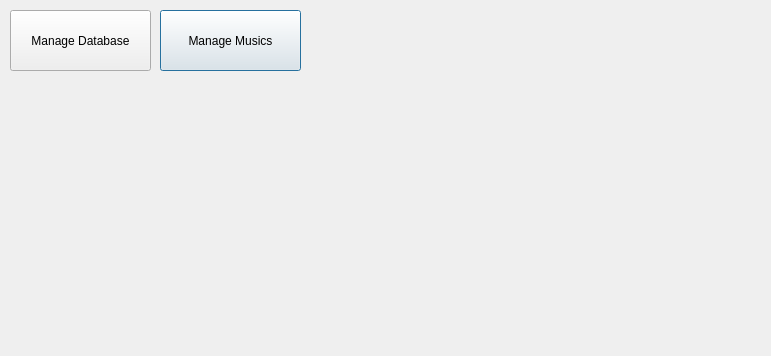
<?xml version="1.0" encoding="UTF-8"?>
<ui version="4.0">
 <class>Aex_main</class>
 <widget class="QDialog" name="Aex_main">
  <property name="geometry">
   <rect>
    <x>0</x>
    <y>0</y>
    <width>771</width>
    <height>356</height>
   </rect>
  </property>
  <property name="windowTitle">
   <string>Config</string>
  </property>
  <property name="windowIcon">
   <iconset resource="resources.qrc">
    <normaloff>:/usr/share/icons/gnome/48x48/categories/package_settings.png</normaloff>:/usr/share/icons/gnome/48x48/categories/package_settings.png</iconset>
  </property>
  <widget class="QPushButton" name="bt_add_music">
   <property name="geometry">
    <rect>
     <x>160</x>
     <y>10</y>
     <width>141</width>
     <height>61</height>
    </rect>
   </property>
   <property name="text">
    <string>Manage Musics</string>
   </property>
  </widget>
  <widget class="QPushButton" name="bt_manage_db">
   <property name="geometry">
    <rect>
     <x>10</x>
     <y>10</y>
     <width>141</width>
     <height>61</height>
    </rect>
   </property>
   <property name="text">
    <string>Manage Database</string>
   </property>
  </widget>
 </widget>
 <resources>
  <include location="resources.qrc"/>
 </resources>
 <connections/>
</ui>
